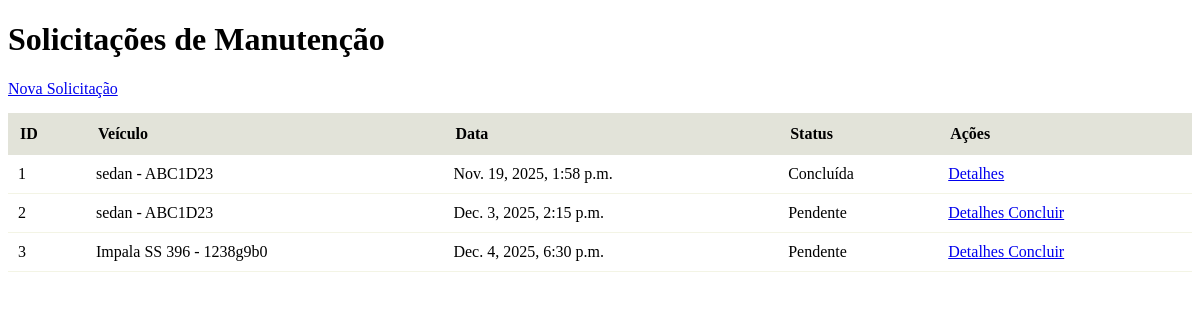
Page /frotas/manutencoes/ on the earlier database version.
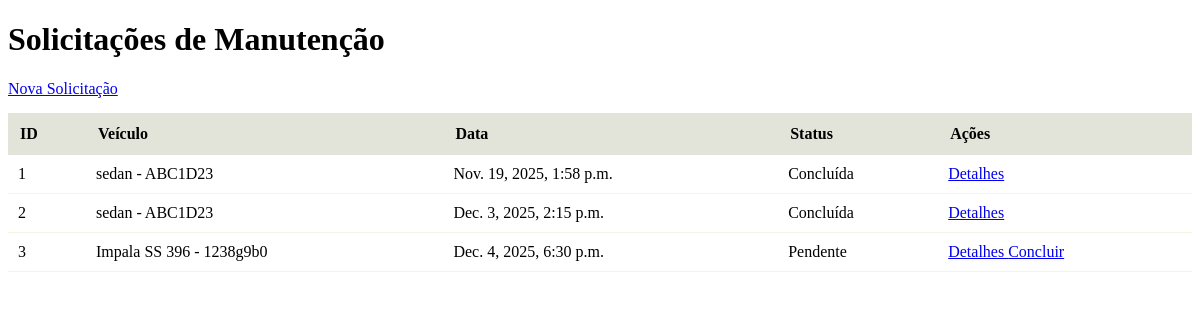
Same page on the later database version.
### frotas/models.py (models this page shows, shortened)
class SolicitacaoManutencao(models.Model):
    veiculo = models.ForeignKey(Veiculo, on_delete=models.CASCADE)
    descricao_problema = models.TextField()
    data_solicitacao = models.DateTimeField(auto_now_add=True)
    concluida = models.BooleanField(default=False)

class Veiculo(models.Model):
    modelo = models.CharField(max_length=100)
    placa = models.CharField(max_length=10)
    ano = models.IntegerField()
    km_atual = models.FloatField(default=0)
    disponivel = models.BooleanField(default=True)

### frotas/views.py (the view)
# urls.py: path('manutencoes/', views.listar_manutencoes, name='listar_manutencoes'),
def listar_manutencoes(request):
    manutencoes = SolicitacaoManutencao.objects.all()
    return render(request, 'manutencoes/listar_manutencoes.html', {'manutencoes': manutencoes})

### frotas/templates/manutencoes/listar_manutencoes.html (shortened to what this page needs)
{% load static %}
<!DOCTYPE html>
<html lang="pt-br">
<head>
    <link rel="stylesheet" href="{% static 'css/manutencoes.css' %}">
</head>
<body>
<div class="container">
    <h1>Solicitações de Manutenção</h1>
    <a href="{% url 'solicitar_manutencao' %}" class="btn">Nova Solicitação</a>
    <table>
        <thead>
            <tr>
                <th>ID</th>
                <th>Veículo</th>
                <th>Data</th>
                <th>Status</th>
                <th>Ações</th>
            </tr>
        </thead>
        <tbody>
            {% for m in manutencoes %}
            <tr>
                <td>{{ m.id }}</td>
                <td>{{ m.veiculo.modelo }} - {{ m.veiculo.placa }}</td>
                <td>{{ m.data_solicitacao }}</td>
                <td>
                    {% if m.concluida %}
                        <span class="status-concluida">Concluída</span>
                    {% else %}
                        <span class="status-pendente">Pendente</span>
                    {% endif %}
                </td>
                <td class="actions">
                    <a class="btn btn-detalhes" href="{% url 'detalhe_manutencao' m.id %}">
                        Detalhes
                    </a>
                    {% if not m.concluida %}
                    <a class="btn btn-concluir" href="{% url 'concluir_manutencao' m.id %}">
                        Concluir
                    </a>
                    {% endif %}
                </td>
            </tr>
            {% empty %}
            <tr>
                <td colspan="5">Nenhuma manutenção registrada.</td>
            </tr>
            {% endfor %}
        </tbody>
    </table>
</div>
</body>
</html>

Differences in the rows shown:
changed SolicitacaoManutencao "Dec. 3, 2025, 2:15 p.m.": concluida "Pendente Concluir" → "Concluída"
